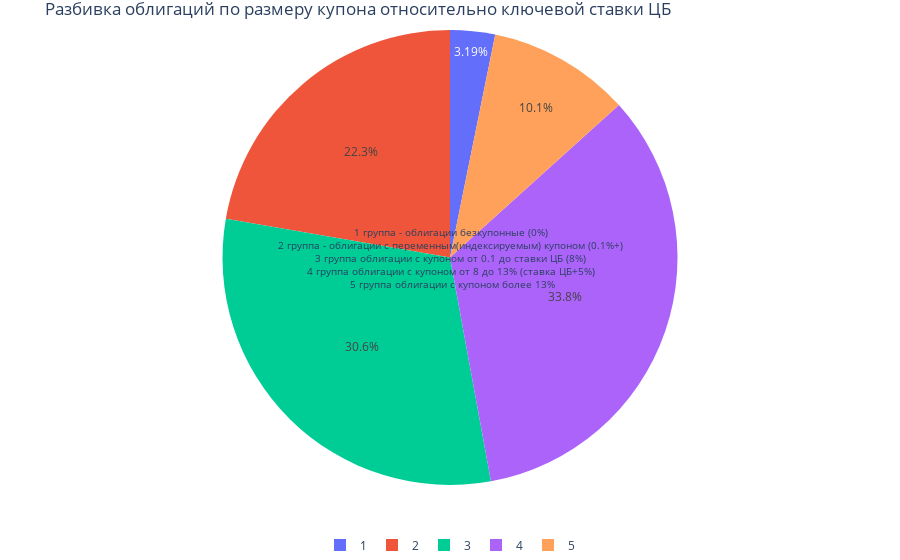

The notebook cell saved with this chart:
### Code cell
# строим график №3
fig = go.Figure()
fig.add_trace(go.Pie(values=t1['count'], labels=t1.index, sort = False))
fig.update_layout(legend_orientation="h",
                  legend=dict(x=.5, xanchor="center"),
                  title="Разбивка облигаций по размеру купона относительно ключевой ставки ЦБ",
                  xaxis_title="Группы", 
                  yaxis_title="Количество облигаций группы",
                  margin=dict(l=0, r=0, t=30, b=0),
                  annotations=[dict(text='1 группа - облигации безкупонные (0%)<br>2 группа - облигации с переменным(индексируемым) купоном (0.1%+)<br>3 группа облигации с купоном от 0.1 до ставки ЦБ (8%)<br>4 группа облигации с купоном от 8 до 13% (ставка ЦБ+5%)<br> 5 группа облигации с купоном более 13%', font_size=10, showarrow=False)])

fig.show()

### Figure 1 — Plotly figure (JSON) as saved in the notebook; plotly's stock layout.template omitted (floating-point values rounded to 4 significant figures)
{"data": [{"labels": [1, 2, 3, 4, 5], "sort": false, "type": "pie", "values": [73, 510, 701, 774, 232]}], "layout": {"annotations": [{"font": {"size": 10}, "showarrow": false, "text": "1 группа - облигации безкупонные (0%)<br>2 группа - облигации с переменным(индексируемым) купоном (0.1%+)<br>3 группа облигации с купоном от 0.1 до ставки ЦБ (8%)<br>4 группа облигации с купоном от 8 до 13% (ставка ЦБ+5%)<br> 5 группа облигации с купоном более 13%"}], "legend": {"orientation": "h", "x": 0.5, "xanchor": "center"}, "margin": {"b": 0, "l": 0, "r": 0, "t": 30}, "title": {"text": "Разбивка облигаций по размеру купона относительно ключевой ставки ЦБ"}, "xaxis": {"title": {"text": "Группы"}}, "yaxis": {"title": {"text": "Количество облигаций группы"}}}}
